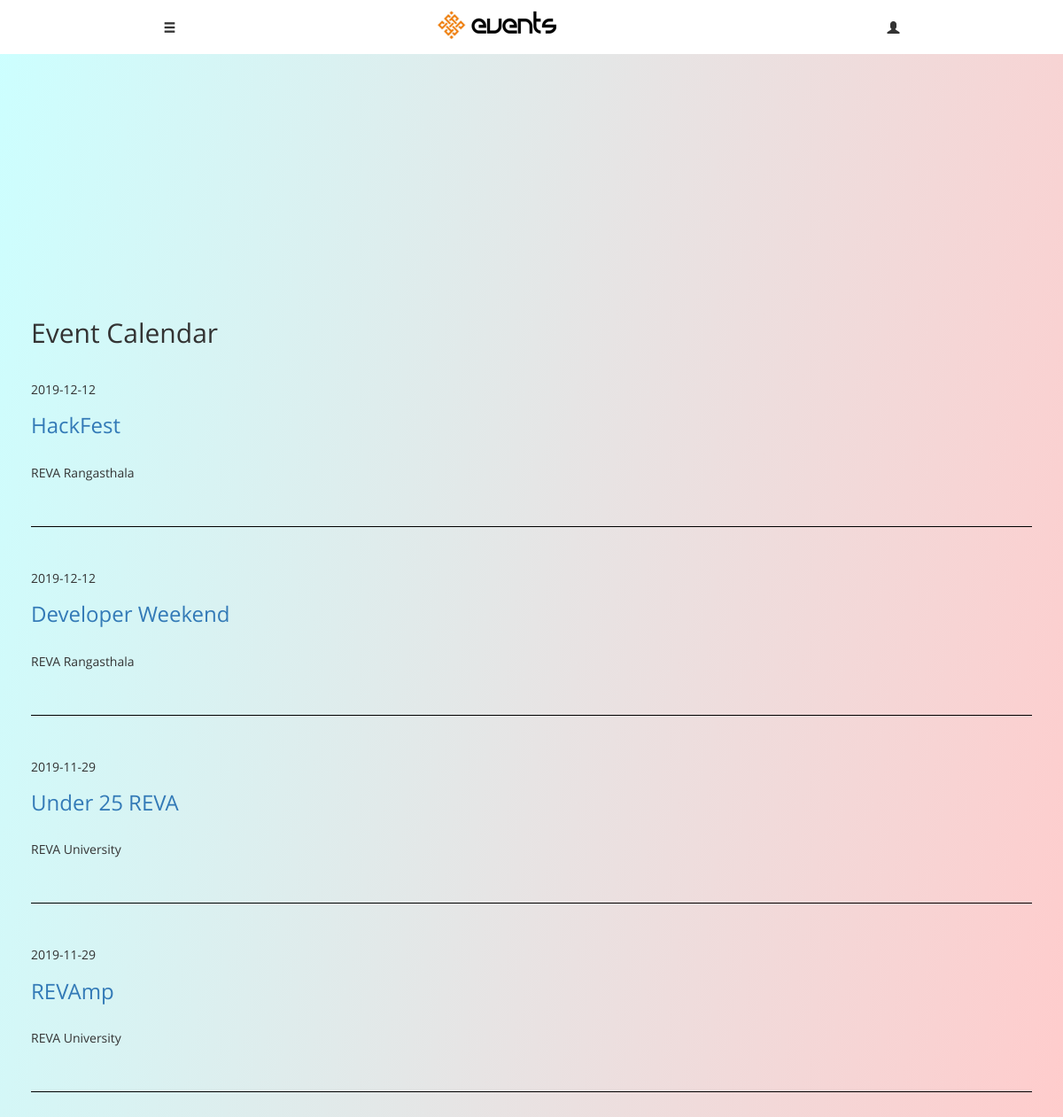
Before: /Event with the older database file.
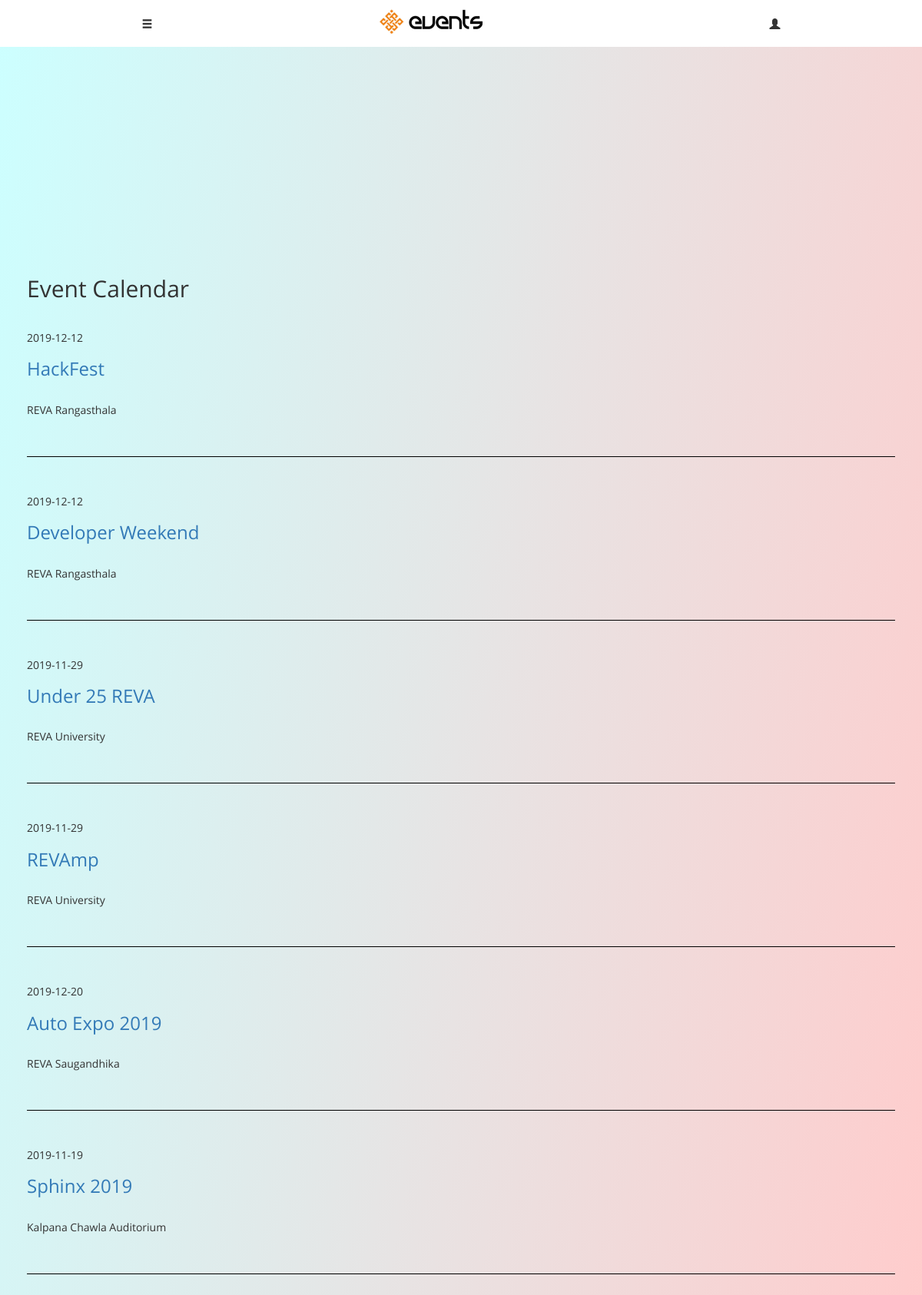
After: the same page with the newer database file.
### app/models.py (models this page shows, shortened)
class Event(db.Model):
    id = db.Column(db.Integer, primary_key=True)
    name = db.Column(db.String(120))
    body = db.Column(db.String(140))
    venue = db.Column(db.String(140))
    branch = db.Column(db.String(140))
    image = db.Column(db.String(140))
    timestamp = db.Column(db.Date, index=True, default=datetime.utcnow)

### app/routes.py (the view)
@app.route('/Event')
def calander():
    events = Event.query.all()
    return render_template('Event_Calandar1.html', events = events)

### app/templates/Event_Calandar1.html
{% extends "base.html" %}
{% block content %}
    <div class="container-fluid">
    <div>
        <h2 class="new_font" style="margin-top: 30%;">Event Calendar </h2><br>
        {% for evn in events %}
        <ul>
          <li><b><h5 class="new_font">{{evn.timestamp}}</h5></b></li>
          <li><h3><a class="new_font" href="/evn_det?id={{evn.id}}">{{evn.name}}</a></h3>
            <br>
            <span class="new_font">{{evn.venue}}</span></a> </li>
        </ul>
        <br>
        <hr style="
        width: 100%;
        border-style: solid;
        border-color: black;
    ">
        <br>
        {% endfor %}
    </div>
    {% endblock %}

### app/templates/base.html (shortened to what this page needs)
<html>
    <head>
      <link rel="stylesheet" href="{{ url_for('static', filename='css/abc.css') }}">
      <link rel="stylesheet" href="{{ url_for('static', filename='css/Event_Calandar1.css') }}">
      <link rel="stylesheet" href="{{ url_for('static', filename='css/master2.css') }}">
      <link rel="stylesheet" href="{{ url_for('static', filename='css/certi.css') }}">
      <link rel="stylesheet" href="{{ url_for('static', filename='css/event details.css') }}">
      <link rel="stylesheet" href="{{ url_for('static', filename='css/reset.css') }}">
      <link rel="stylesheet" href="{{ url_for('static', filename='css/profile.css') }}">
      <link rel="stylesheet" href="{{ url_for('static', filename='css/events main.css') }}">
      <link rel="stylesheet" href="{{ url_for('static', filename='css/final.css') }}">
      <link rel="stylesheet" href="https://stackpath.bootstrapcdn.com/bootstrap/4.3.1/css/bootstrap.min.css">
<link rel="stylesheet" href="https://stackpath.bootstrapcdn.com/bootstrap/4.3.1/css/bootstrap.min.css">
    <link rel="stylesheet" href="https://maxcdn.bootstrapcdn.com/bootstrap/3.3.7/css/bootstrap.min.css">
    </head>
    <body>
        <nav class="navbar  navbar-light bg-white navbar-fixed-top x1">
            <span onclick="openNav()"><span class="glyphicon glyphicon-menu-hamburger abcd123" aria-hidden="true"></span>
          </span>
            <a class="navbar-brand " href="/index" style="padding-top: 0; padding-left:8%; margin-left:2%"><img src="{{ url_for('static', filename='images/logo.png') }}" alt="REVA Events" srcset=""></a><br>
            {% if current_user.is_admin %}<span onclick="openWindowQR()" class="glyphicon glyphicon-qrcode abcd123" aria-hidden="true"></span>{% elif current_user.is_anonymous %}<span onclick="openWindowLog()" class="glyphicon glyphicon-user abcd1234" aria-hidden="true"></span>{% else %}<span onclick="openWindowProf()" class="glyphicon glyphicon-user abcd1234" aria-hidden="true"></span> {% endif %}
        </nav>
            <div id="main">
                  {% block content %}{% endblock %}
              </div>
    </body>
</html>

### app/static/css/Event_Calandar1.css (style rules this page uses)
ul { list-style-type: none; }
body { font-family: Verdana, sans-serif; }

### app/static/css/master2.css (style rules this page uses)
hr { color: #EE4633; width: 10px; }
#main { transition: margin-left .5s; padding: 20px; }
.abcd123 { margin: left; text-align: left; margin-left: 0px; }

### app/static/css/certi.css (style rules this page uses)
body { background: linear-gradient(100deg,#ccffff,#ffcccc); top right no-repeat; background-attachment:fixed; }
ul { margin:0; padding:0; list-style:none; }

### app/static/css/event details.css (style rules this page uses)
body { background: linear-gradient(100deg, #ccffff, #ffcccc); }

### app/static/css/profile.css (style rules this page uses)
body { padding-top: 68px; padding-bottom: 30px; }

### app/static/css/events main.css (style rules this page uses)
body { background: linear-gradient(100deg, #ccffff , #ffcccc); }

### app/static/css/final.css (style rules this page uses)
.new_font { font-family: 'Product Sans'; }

### app/templates/base.html (style rules this page uses)
body { background: linear-gradient(100deg, #CCFFFF,#FFCCCC); font-family: 'Montserrat', sans-serif; max-width:100%; }
html,body { margin:0; padding:0; height:100%; width:100%; }
body { background-repeat: no-repeat; background-attachment: fixed; background-position: center; }

Changed rows visible on the page:
added Event: timestamp "2019-12-20", name "Auto Expo 2019", venue "REVA Saugandhika"
added Event: timestamp "2019-11-19", name "Sphinx 2019", venue "Kalpana Chawla Auditorium"
